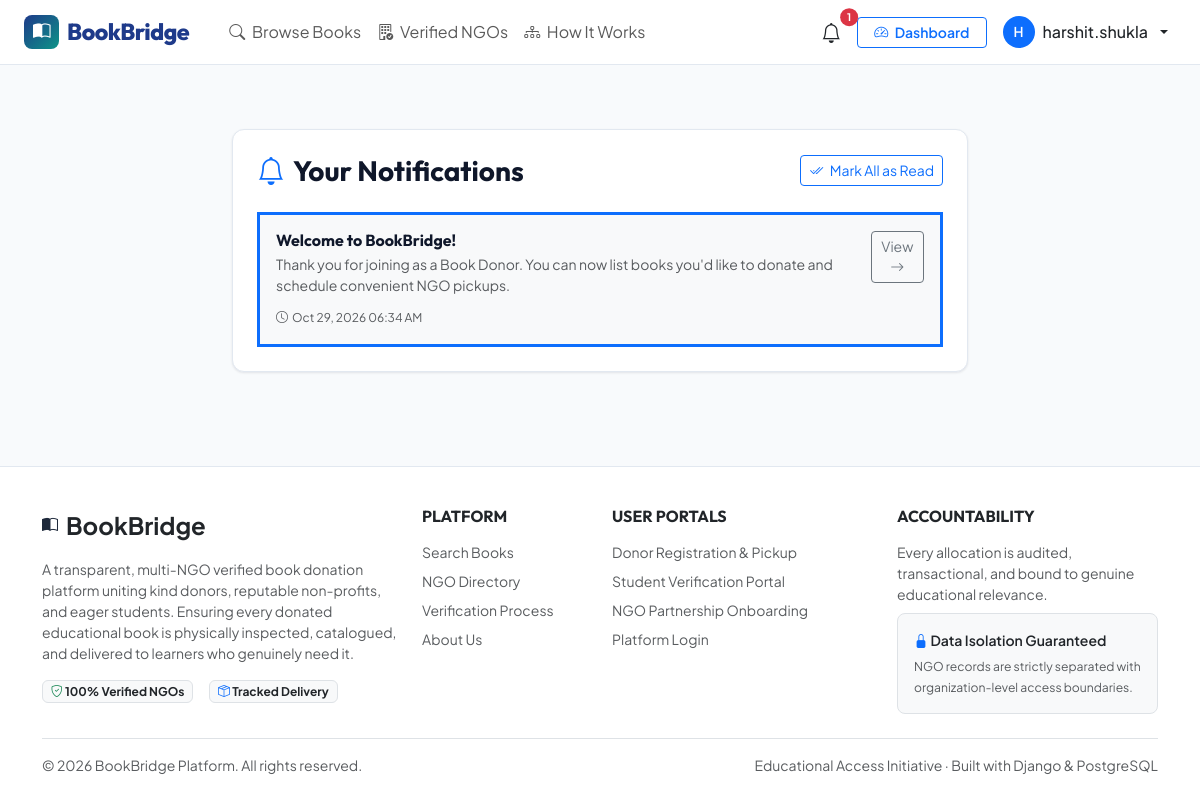
Page /accounts/notifications/ (signed in) on the committed database.
### apps/accounts/models.py (models this page shows, shortened)
class User(AbstractUser):
    id = models.UUIDField(primary_key=True, default=uuid.uuid4, editable=False)
    role = models.CharField(
        max_length=20,
        choices=UserRole.choices,
        default=UserRole.DONOR,
        help_text=_('Platform access role')
    )
    phone_number = models.CharField(max_length=20, blank=True, null=True)
    profile_picture = models.ImageField(upload_to='avatars/', blank=True, null=True)
    is_verified = models.BooleanField(
        default=False,
        help_text=_('Whether user email/identity has been verified')
    )
    is_suspended = models.BooleanField(
        default=False,
        help_text=_('Platform-wide suspension state')
    )
    created_at = models.DateTimeField(auto_now_add=True)
    updated_at = models.DateTimeField(auto_now=True)
    class Meta:
        db_table = 'bb_users'
        ordering = ['-created_at']
    @property
    def is_student(self):
        return self.role == UserRole.STUDENT
    @property
    def is_ngo_staff(self):
        return self.role == UserRole.NGO_STAFF
    @property
    def is_platform_admin(self):
        return self.role == UserRole.PLATFORM_ADMIN or self.is_superuser
    @property
    def full_name(self):
        name = f"{self.first_name} {self.last_name}".strip()
        return name if name else self.username
    def get_dashboard_url(self):
        if self.is_platform_admin:
            return '/admin-panel/'
        elif self.is_ngo_staff:
            return '/ngo/dashboard/'
        elif self.is_student:
            return '/student/dashboard/'
        return '/donor/dashboard/'

class Notification(models.Model):
    id = models.UUIDField(primary_key=True, default=uuid.uuid4, editable=False)
    user = models.ForeignKey(User, on_delete=models.CASCADE, related_name='notifications')
    title = models.CharField(max_length=200)
    message = models.TextField()
    notification_type = models.CharField(
        max_length=10,
        choices=NotificationType.choices,
        default=NotificationType.INFO
    )
    is_read = models.BooleanField(default=False)
    link_url = models.CharField(max_length=255, blank=True)
    created_at = models.DateTimeField(auto_now_add=True)
    class Meta:
        db_table = 'bb_notifications'
        ordering = ['-created_at']

### apps/accounts/views.py (the view)
# urls.py: path('notifications/', views.notifications_view, name='notifications'),
@login_required
def notifications_view(request):
    notifications_qs = Notification.objects.filter(user=request.user)
    paginator = Paginator(notifications_qs, 15)
    page_number = request.GET.get('page')
    page_obj = paginator.get_page(page_number)
    return render(request, 'accounts/notifications.html', {'page_obj': page_obj})

### apps/core/context_processors.py (called while the page is built, shortened)
def global_context(request):
    context = {
        'UserRole': UserRole,
        'unread_notifications_count': 0,
        'recent_notifications': [],
        'current_ngo': None,
        'current_membership': None,
    }
    if request.user.is_authenticated:
        notifications_qs = Notification.objects.filter(user=request.user)
        context['unread_notifications_count'] = notifications_qs.filter(is_read=False).count()
        context['recent_notifications'] = notifications_qs[:5]
    return context

### templates/accounts/notifications.html (shortened to what this page needs)
{% extends 'base.html' %}
{% block content %}
<div class="container py-5">
    <div class="row justify-content-center">
        <div class="col-lg-8">
            <div class="card-bb p-4">
                <div class="d-flex justify-content-between align-items-center mb-4">
                    <h3 class="fw-bold mb-0"><i class="bi bi-bell me-2 text-primary"></i>Your Notifications</h3>
                    <a href="{% url 'accounts:mark_notifications_read' %}" class="btn btn-sm btn-outline-primary">
                        <i class="bi bi-check2-all me-1"></i> Mark All as Read
                    </a>
                </div>
                {% if page_obj %}
                    <div class="list-group list-group-flush">
                        {% for notif in page_obj %}
                            <div class="list-group-item p-3 {% if not notif.is_read %}bg-light border-start border-3 border-primary{% endif %}">
                                <div class="d-flex justify-content-between align-items-start">
                                    <div>
                                        <h6 class="fw-bold mb-1">{{ notif.title }}</h6>
                                        <p class="text-muted small mb-2">{{ notif.message }}</p>
                                        <span class="text-muted" style="font-size: 0.75rem;">
                                            <i class="bi bi-clock me-1"></i>{{ notif.created_at|date:"M d, Y h:i A" }}
                                        </span>
                                    </div>
                                    {% if notif.link_url %}
                                        <a href="{{ notif.link_url }}" class="btn btn-sm btn-outline-secondary ms-3">
                                            View <i class="bi bi-arrow-right"></i>
                                        </a>
                                    {% endif %}
                                </div>
                            </div>
                        {% endfor %}
                    </div>
                {% else %}
                    <div class="text-center py-5 text-muted">
                        <i class="bi bi-bell-slash display-4"></i>
                        <p class="mt-3">You don't have any notifications right now.</p>
                    </div>
                {% endif %}
            </div>
        </div>
    </div>
</div>
{% endblock %}

### templates/base.html (shortened to what this page needs)
<!DOCTYPE html>
<html lang="en">
<head>
    <link href="https://cdn.jsdelivr.net/npm/bootstrap@5.3.3/dist/css/bootstrap.min.css" rel="stylesheet">
    <link rel="stylesheet" href="https://cdn.jsdelivr.net/npm/bootstrap-icons@1.11.3/font/bootstrap-icons.min.css">
    <link rel="stylesheet" href="/static/css/style.css">
</head>
<body>
    <nav class="navbar navbar-expand-lg main-navbar">
        <div class="container-fluid px-lg-4">
            <a class="navbar-brand" href="{% url 'core:home' %}">
                <span class="brand-badge"><i class="bi bi-book-half"></i></span>
                <span>BookBridge</span>
            </a>
            <div class="collapse navbar-collapse" id="bbNavbar">
                <ul class="navbar-nav me-auto mb-2 mb-lg-0 ms-lg-3">
                    <li class="nav-item">
                        <a class="nav-link {% if request.resolver_match.view_name == 'inventory:catalogue' %}active fw-semibold text-primary{% endif %}" href="{% url 'inventory:catalogue' %}">
                            <i class="bi bi-search me-1"></i> Browse Books
                        </a>
                    </li>
                    <li class="nav-item">
                        <a class="nav-link {% if request.resolver_match.view_name == 'ngos:public_directory' %}active fw-semibold text-primary{% endif %}" href="{% url 'ngos:public_directory' %}">
                            <i class="bi bi-building-check me-1"></i> Verified NGOs
                        </a>
                    </li>
                    <li class="nav-item">
                        <a class="nav-link" href="{% url 'core:how_it_works' %}">
                            <i class="bi bi-diagram-3 me-1"></i> How It Works
                        </a>
                    </li>
                </ul>
                <ul class="navbar-nav ms-auto align-items-center gap-2">
                    {% if user.is_authenticated %}
                        <li class="nav-item dropdown">
                            <a class="nav-link position-relative text-dark px-2" href="#" id="notifDropdown" role="button" data-bs-toggle="dropdown" aria-expanded="false" title="Notifications">
                                <i class="bi bi-bell fs-5"></i>
                                {% if unread_notifications_count > 0 %}
                                    <span class="position-absolute top-1 start-100 translate-middle badge rounded-pill bg-danger" style="font-size: 0.65rem;">
                                        {{ unread_notifications_count }}
                                    </span>
                                {% endif %}
                            </a>
                        </li>
                        <li class="nav-item">
                            <a class="btn btn-sm btn-outline-primary fw-semibold px-3" href="{{ user.get_dashboard_url }}">
                                <i class="bi bi-speedometer2 me-1"></i> Dashboard
                            </a>
                        </li>
                        <li class="nav-item dropdown">
                            <a class="nav-link dropdown-toggle d-flex align-items-center gap-2 text-dark" href="#" id="userDropdown" role="button" data-bs-toggle="dropdown" aria-expanded="false">
                                <div class="rounded-circle bg-primary text-white d-flex align-items-center justify-content-center" style="width: 32px; height: 32px; font-weight: 600; font-size: 0.85rem;">
                                    {{ user.username|make_list|first|upper }}
                                </div>
                                <span class="d-none d-md-inline fw-medium">{{ user.username }}</span>
                            </a>
                        </li>
                    {% endif %}
                </ul>
            </div>
        </div>
    </nav>
    <main class="flex-grow-1">
        {% block content %}{% endblock %}
    </main>
    <footer>
        <div class="container">
            <div class="row g-4 mb-4">
                <div class="col-lg-4 col-md-6">
                    <div class="d-flex align-items-center gap-2 mb-3">
                        <span class="brand-badge"><i class="bi bi-book-half"></i></span>
                        <span class="fs-4 fw-bold text-dark">BookBridge</span>
                    </div>
                    <p class="text-muted small">
                        A transparent, multi-NGO verified book donation platform uniting kind donors, reputable non-profits, and eager students. Ensuring every donated educational book is physically inspected, catalogued, and delivered to learners who genuinely need it.
                    </p>
                    <div class="d-flex gap-3 text-muted">
                        <span class="badge bg-light text-dark border"><i class="bi bi-shield-check text-success"></i> 100% Verified NGOs</span>
                        <span class="badge bg-light text-dark border"><i class="bi bi-box-seam text-primary"></i> Tracked Delivery</span>
                    </div>
                </div>
                <div class="col-lg-2 col-md-6">
                    <h6 class="text-uppercase fw-bold text-dark mb-3">Platform</h6>
                    <ul class="list-unstyled small d-flex flex-direction-column flex-column gap-2">
                        <li><a href="{% url 'inventory:catalogue' %}" class="text-muted text-decoration-none">Search Books</a></li>
                        <li><a href="{% url 'ngos:public_directory' %}" class="text-muted text-decoration-none">NGO Directory</a></li>
                        <li><a href="{% url 'core:how_it_works' %}" class="text-muted text-decoration-none">Verification Process</a></li>
                        <li><a href="{% url 'core:about' %}" class="text-muted text-decoration-none">About Us</a></li>
                    </ul>
                </div>
                <div class="col-lg-3 col-md-6">
                    <h6 class="text-uppercase fw-bold text-dark mb-3">User Portals</h6>
                    <ul class="list-unstyled small d-flex flex-column gap-2">
                        <li><a href="{% url 'accounts:register_donor' %}" class="text-muted text-decoration-none">Donor Registration & Pickup</a></li>
                        <li><a href="{% url 'accounts:register_student' %}" class="text-muted text-decoration-none">Student Verification Portal</a></li>
                        <li><a href="{% url 'ngos:register_ngo' %}" class="text-muted text-decoration-none">NGO Partnership Onboarding</a></li>
                        <li><a href="{% url 'accounts:login' %}" class="text-muted text-decoration-none">Platform Login</a></li>
                    </ul>
                </div>
                <div class="col-lg-3 col-md-6">
                    <h6 class="text-uppercase fw-bold text-dark mb-3">Accountability</h6>
                    <p class="text-muted small mb-2">
                        Every allocation is audited, transactional, and bound to genuine educational relevance.
                    </p>
                    <div class="p-3 bg-light rounded-3 border small">
                        <div class="fw-semibold text-dark mb-1"><i class="bi bi-lock-fill text-primary"></i> Data Isolation Guaranteed</div>
                        <span class="text-muted" style="font-size: 0.76rem;">NGO records are strictly separated with organization-level access boundaries.</span>
                    </div>
                </div>
            </div>
            <div class="border-top pt-3 d-flex flex-wrap justify-content-between align-items-center small text-muted">
                <div>&copy; 2026 BookBridge Platform. All rights reserved.</div>
                <div>Educational Access Initiative &middot; Built with Django &amp; PostgreSQL</div>
            </div>
        </div>
    </footer>
</body>
</html>

### static/css/style.css (style rules this page uses)
:root { --bb-primary: #1e3a8a; --bb-primary-light: #3b82f6; --bb-primary-subtle: #eff6ff; --bb-secondary: #0d9488; --bb-secondary-subtle: #f0fdfa; --bb-accent: #f59e0b; --bb-dark: #0f172a; --bb-light: #f8fafc; --bb-card-bg: #ffffff; --bb-border: #e2e8f0; --bb-text-main: #1e293b; --bb-text-muted: #64748b; --bb-radius-sm: 8px; --bb-radius-md: 12px; --bb-radius-lg: 16px; --bb-shadow-sm: 0 1px 3px rgba(15, 23, 42, 0.06), 0 1px 2px rgba(15, 23, 42, 0.04); --bb-shadow-md: 0 4px 6px -1px rgba(15, 23, 42, 0.08), 0 2px 4px -2px rgba(15, 23, 42, 0.04); --bb-shadow-lg: 0 10px 15px -3px rgba(15, 23, 42, 0.08), 0 4px 6px -4px rgba(15, 23, 42, 0.04); }
body { font-family: 'Plus Jakarta Sans', -apple-system, BlinkMacSystemFont, 'Segoe UI', Roboto, sans-serif; color: var(--bb-text-main); background-color: #f8fafc; min-height: 100vh; display: flex; flex-direction: column; }
h1, h2, h3, h4, h5, h6, .brand-font { font-family: 'Outfit', sans-serif; font-weight: 700; color: var(--bb-dark); }
.navbar-brand { font-family: 'Outfit', sans-serif; font-weight: 800; font-size: 1.45rem; letter-spacing: -0.5px; color: var(--bb-primary) !important; display: inline-flex; align-items: center; gap: 0.5rem; }
.navbar-brand .brand-badge { background: linear-gradient(135deg, var(--bb-primary), var(--bb-secondary)); color: #fff; padding: 4px 9px; border-radius: 8px; font-size: 1.1rem; }
.main-navbar { background: rgba(255, 255, 255, 0.95); backdrop-filter: blur(10px); border-bottom: 1px solid var(--bb-border); position: sticky; top: 0; z-index: 1030; transition: all 0.2s ease; }
.card-bb { background: #ffffff; border: 1px solid var(--bb-border); border-radius: var(--bb-radius-md); box-shadow: var(--bb-shadow-sm); transition: transform 0.2s ease, box-shadow 0.2s ease; }
footer { margin-top: auto; background: #ffffff; border-top: 1px solid var(--bb-border); padding: 2.5rem 0 1.5rem; }

### rows in the picture
User: username|make_list "H", username "harshit.shukla"
Notification: title "Welcome to BookBridge!", message "Thank you for joining as a Book Donor. You can now list books you'd like to donate and schedule convenient NGO pickups.", created_at "Oct 29, 2026 06:34 AM"

### other values in the picture
{{ unread_notifications_count }} "1"
